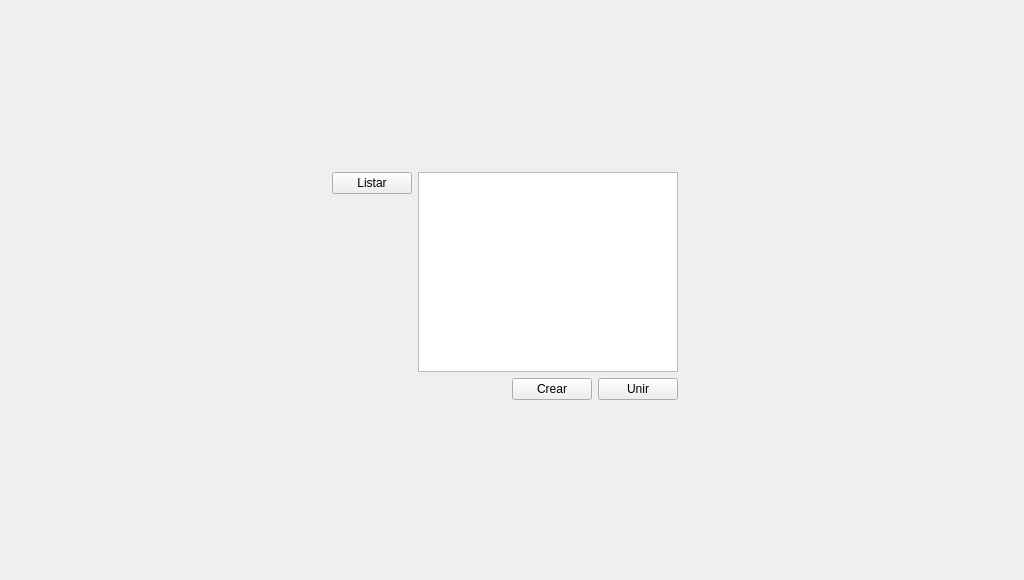
<?xml version="1.0" encoding="UTF-8"?>
<ui version="4.0">
 <class>Lobby_Window</class>
 <widget class="QWidget" name="Lobby_Window">
  <property name="geometry">
   <rect>
    <x>0</x>
    <y>0</y>
    <width>1024</width>
    <height>580</height>
   </rect>
  </property>
  <property name="minimumSize">
   <size>
    <width>1024</width>
    <height>580</height>
   </size>
  </property>
  <property name="windowTitle">
   <string>Form</string>
  </property>
  <widget class="QWidget" name="">
   <property name="geometry">
    <rect>
     <x>332</x>
     <y>172</y>
     <width>346</width>
     <height>228</height>
    </rect>
   </property>
   <layout class="QGridLayout" name="gridLayout_2">
    <item row="0" column="0">
     <widget class="QPushButton" name="listar">
      <property name="text">
       <string>Listar</string>
      </property>
     </widget>
    </item>
    <item row="0" column="1" rowspan="2">
     <layout class="QGridLayout" name="gridLayout">
      <item row="0" column="0">
       <widget class="QListWidget" name="listWidget"/>
      </item>
      <item row="1" column="0">
       <layout class="QHBoxLayout" name="horizontalLayout">
        <item>
         <spacer name="horizontalSpacer">
          <property name="orientation">
           <enum>Qt::Horizontal</enum>
          </property>
          <property name="sizeHint" stdset="0">
           <size>
            <width>40</width>
            <height>20</height>
           </size>
          </property>
         </spacer>
        </item>
        <item>
         <widget class="QPushButton" name="crear">
          <property name="text">
           <string>Crear</string>
          </property>
         </widget>
        </item>
        <item>
         <widget class="QPushButton" name="unir">
          <property name="text">
           <string>Unir</string>
          </property>
         </widget>
        </item>
       </layout>
      </item>
     </layout>
    </item>
    <item row="1" column="0">
     <spacer name="verticalSpacer">
      <property name="orientation">
       <enum>Qt::Vertical</enum>
      </property>
      <property name="sizeHint" stdset="0">
       <size>
        <width>20</width>
        <height>40</height>
       </size>
      </property>
     </spacer>
    </item>
   </layout>
  </widget>
 </widget>
 <resources/>
 <connections/>
</ui>
